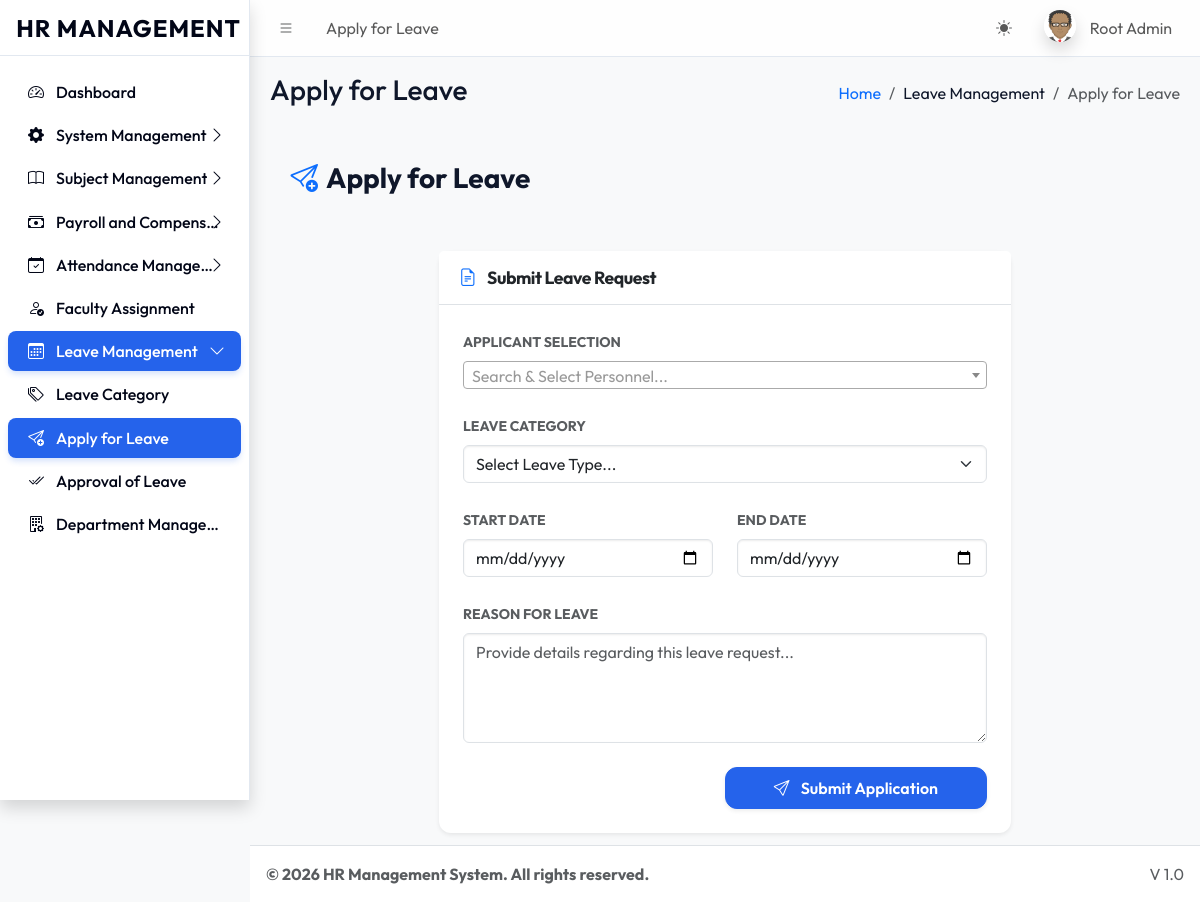
The app's page /dashboards/super_admin/apply_leave.php (signed in) with its own data.
### tables this page shows
CREATE TABLE `sys_pages` (
  `id` int(11) NOT NULL,
  `parent_id` int(11) DEFAULT 0,
  `page_name` varchar(100) NOT NULL,
  `page_url` varchar(255) DEFAULT '#',
  `icon_class` varchar(50) DEFAULT 'bi bi-circle',
  `sort_order` int(11) DEFAULT 0
);

### dashboards/super_admin/apply_leave.php (the view, shortened to what this page needs)
<?php
require_once '../../core/db.php';
$isAdmin = ($_SESSION['role'] === 'super_admin' || $_SESSION['role'] === 'clerks');
require_once '../../includes/header.php';
require_once '../../includes/sidebar.php';
?>
<link href="https://cdn.jsdelivr.net/npm/select2@4.1.0-rc.0/dist/css/select2.min.css" rel="stylesheet" />
<div class="app-content-header">
    <div class="container-fluid">
        <div class="row align-items-center py-3">
            <div class="col-sm-6">
                <h3 class="mb-0 fw-bold"><i class="bi bi-send-plus me-2 text-primary"></i><?= $pageTitle ?></h3>
            </div>
        </div>
    </div>
</div>
<div class="app-content">
    <div class="container-fluid">
        <div class="row justify-content-center">
            <div class="col-12 col-lg-8">
                <div class="card border-0 shadow-sm mt-4" style="border-radius: 12px;">
                    <div class="card-header bg-white border-bottom py-3">
                        <h5 class="card-title mb-0 fw-bold"><i class="bi bi-file-earmark-text me-2 text-primary"></i> Submit Leave Request</h5>
                    </div>
                    <div class="card-body p-4">
                        <form id="applyLeaveForm">
                            <?php if ($isAdmin): ?>
                            <div class="mb-4">
                                <label class="form-label fw-bold small text-uppercase text-muted">Applicant Selection</label>
                            </div>
                            <?php endif; ?>
                            <div class="mb-4">
                                <label class="form-label fw-bold small text-uppercase text-muted">Leave Category</label>
                                <select class="form-select" id="category_id" name="category_id" required>
                                    <option value="" disabled selected>Select Leave Type...</option>
                                </select>
                            </div>
                            <div class="row mb-4">
                                <div class="col-md-6 mb-3 mb-md-0">
                                    <label class="form-label fw-bold small text-uppercase text-muted">Start Date</label>
                                    <input type="date" class="form-control" id="start_date" name="start_date" required>
                                </div>
                                <div class="col-md-6">
                                    <label class="form-label fw-bold small text-uppercase text-muted">End Date</label>
                                    <input type="date" class="form-control" id="end_date" name="end_date" required>
                                </div>
                            </div>
                            <div class="mb-4">
                                <label class="form-label fw-bold small text-uppercase text-muted">Reason for Leave</label>
                                <textarea class="form-control" id="reason" name="reason" rows="4" placeholder="Provide details regarding this leave request..." required></textarea>
                            </div>
                            <div class="text-end">
                                <button type="button" class="btn btn-primary px-5 py-2 shadow-sm" id="submitBtn" onclick="submitApplication()">
                                    <i class="bi bi-send me-2"></i> Submit Application
                                </button>
                            </div>
                        </form>
                    </div>
                </div>
            </div>
        </div>
    </div>
</div>
<?php require_once '../../includes/footer.php'; ?>

### includes/header.php (shortened to what this page needs)
<?php
require_once __DIR__ . '/../core/session.php';
$current_url = substr($_SERVER['SCRIPT_NAME'], strlen('/universal/'));
$pageStmt = $pdo->prepare("SELECT * FROM sys_pages WHERE page_url LIKE ? LIMIT 1");
$pageStmt->execute(["%$current_url%"]);
$currentPageData = $pageStmt->fetch();
$pageTitle = $currentPageData['page_name'] ?? 'Dashboard';
$pageId = $currentPageData['id'] ?? 0;
$breadcrumbs = [];
if ($currentPageData) {
    $crumbId = $currentPageData['id'];
    while($crumbId != 0) {
        $crumbStmt = $pdo->prepare("SELECT id, parent_id, page_name, page_url FROM sys_pages WHERE id = ?");
        $crumbStmt->execute([$crumbId]);
        $crumb = $crumbStmt->fetch();
        array_unshift($breadcrumbs, $crumb);
        $crumbId = $crumb['parent_id'];
    }
}
?>
<!DOCTYPE html>
<html lang="en"> <head>
    <link rel="stylesheet" href="<?= BASE_URL ?>assets/css/bootstrap.min.css" />
    <link rel="stylesheet" href="<?= BASE_URL ?>assets/css/bootstrap-icons.css" />
    <link rel="stylesheet" href="<?= BASE_URL ?>assets/css/adminlte.min.css" />
    <link rel="stylesheet" href="<?= BASE_URL ?>assets/css/custom_theme.css" />
</head>
<body class="layout-fixed sidebar-expand-lg bg-body-tertiary">
<div class="app-wrapper">
    <nav class="app-header navbar navbar-expand bg-body">
        <div class="container-fluid">
            <ul class="navbar-nav">
                <li class="nav-item"> <a class="nav-link" data-lte-toggle="sidebar" href="#" role="button"><i class="bi bi-list"></i></a> </li>
                <li class="nav-item d-none d-md-block"> <a href="#" class="nav-link"><?= $pageTitle ?></a> </li>
            </ul>
            <ul class="navbar-nav ms-auto">
                 <li class="nav-item">
                    <button class="btn btn-link nav-link" id="theme-toggle" type="button">
                        <i class="bi bi-sun-fill" id="theme-icon"></i>
                    </button>
                </li>
                <li class="nav-item dropdown user-menu">
                    <a href="#" class="nav-link dropdown-toggle" data-bs-toggle="dropdown">
                        <img src="<?= !empty($_SESSION['avatar']) ? $_SESSION['avatar'] : BASE_URL.'assets/img/avatar.png' ?>" class="user-image rounded-circle shadow" alt="User Image">
                        <span class="d-none d-md-inline ms-1"><?= htmlspecialchars($_SESSION['name']) ?></span>
                    </a>
                </li>
            </ul>
        </div>
    </nav>
    <?php include 'sidebar.php'; ?>
    <main class="app-main">
        <div class="app-content-header">
            <div class="container-fluid">
                <div class="row">
                    <div class="col-sm-6"><h3 class="mb-0"><?= $pageTitle ?></h3></div>
                    <div class="col-sm-6">
                        <ol class="breadcrumb float-sm-end">
                            <li class="breadcrumb-item"><a href="<?= BASE_URL ?>">Home</a></li>
                            <?php foreach($breadcrumbs as $b): ?>
                                <li class="breadcrumb-item <?= ($b['id'] == $pageId) ? 'active' : '' ?>">
                                    <?= htmlspecialchars($b['page_name']) ?>
                                </li>
                            <?php endforeach; ?>
                        </ol>
                    </div>
                </div>
            </div>
        </div>
        <div class="app-content">
            <div class="container-fluid">

### includes/sidebar.php
<aside class="app-sidebar shadow">
    <div class="sidebar-brand text-center py-4">
        <a href="<?= BASE_URL ?>index.php" class="brand-link text-decoration-none">
            <span class="brand-text fw-bold fs-4 text-primary" style="letter-spacing: 1px;">HR MANAGEMENT</span>
        </a>
    </div>
    <div class="sidebar-wrapper">
        <nav class="mt-2">
            <ul class="nav sidebar-menu flex-column" data-lte-toggle="treeview" role="menu" data-accordion="false">
                <?php
                function renderMenu($pdo, $parentId = 0, $userRole, $currentPath)
                {
                    $sql = "
                        SELECT p.* FROM sys_pages p
                        JOIN role_access ra ON p.id = ra.page_id
                        WHERE p.parent_id = ? AND ra.role_key = ?
                        ORDER BY p.sort_order ASC
                    ";
                    $stmt = $pdo->prepare($sql);
                    $stmt->execute([$parentId, $userRole]);
                    $items = $stmt->fetchAll();
                    foreach ($items as $item) {
                        $itemUrl = str_replace('\\', '/', $item['page_url']);
                        $childSql = "
                            SELECT p.* FROM sys_pages p
                            JOIN role_access ra ON p.id = ra.page_id
                            WHERE p.parent_id = ? AND ra.role_key = ?
                            ORDER BY p.sort_order ASC
                        ";
                        $childStmt = $pdo->prepare($childSql);
                        $childStmt->execute([$item['id'], $userRole]);
                        $children = $childStmt->fetchAll();
                        $hasChildren = count($children) > 0;
                        $isActive = ($currentPath === $itemUrl && $itemUrl !== '#');
                        $isExpanded = false;
                        if ($hasChildren) {
                            foreach ($children as $child) {
                                if ($currentPath === str_replace('\\', '/', $child['page_url'])) {
                                    $isExpanded = true;
                                    break;
                                }
                            }
                        }
                        $itemClass = "nav-item";
                        if ($hasChildren && $isExpanded) $itemClass .= " menu-open";
                        $linkClass = "nav-link";
                        if ($isActive || ($hasChildren && $isExpanded)) $linkClass .= " active";
                        echo '<li class="' . $itemClass . '">';
                        echo '<a href="' . ($hasChildren ? '#' : BASE_URL . $itemUrl) . '" class="' . $linkClass . '">';
                        echo '<i class="nav-icon ' . ($item['icon_class'] ?: 'bi bi-circle') . '"></i>';
                        echo '<p>' . htmlspecialchars($item['page_name']);
                        if ($hasChildren) {
                            echo '<i class="nav-arrow bi bi-chevron-right"></i>';
                        }
                        echo '</p></a>';
                        if ($hasChildren) {
                            echo '<ul class="nav nav-treeview">';
                            foreach ($children as $child) {
                                $childUrl = str_replace('\\', '/', $child['page_url']);
                                $isChildActive = ($currentPath === $childUrl);
                                echo '<li class="nav-item">';
                                echo '<a href="' . BASE_URL . $childUrl . '" class="nav-link ' . ($isChildActive ? 'active' : '') . '">';
                                echo '<i class="nav-icon ' . ($child['icon_class'] ?: 'bi bi-circle') . '"></i>';
                                echo '<p>' . htmlspecialchars($child['page_name']) . '</p>';
                                echo '</a></li>';
                            }
                            echo '</ul>';
                        }
                        echo '</li>';
                    }
                }
                $currentPath = str_replace('\\', '/', substr($_SERVER['SCRIPT_NAME'], strlen('/universal/')));
                renderMenu($pdo, 0, $_SESSION['role'], $currentPath);
                ?>
            </ul>
        </nav>
    </div>
</aside>

### assets/css/custom_theme.css (style rules this page uses)
:root { --primary-cobalt: #2563eb; --primary-cobalt-dark: #1d4ed8; --slate-50: #f8fafc; --slate-100: #f1f5f9; --slate-200: #e2e8f0; --slate-500: #64748b; --slate-800: #1e293b; --slate-900: #0f172a; --slate-950: #020617; }
body { font-family: var(--theme-font, 'Outfit', sans-serif); background-color: var(--slate-50); color: var(--slate-900); -webkit-font-smoothing: antialiased; }
.app-sidebar { background-color: var(--theme-sidebar-bg, #ffffff) !important; background-image: none !important; border-right: 1px solid var(--theme-card-border, #e2e8f0) !important; }
.sidebar-brand { border-bottom: 1px solid var(--theme-card-border, #e2e8f0) !important; }
.app-sidebar .brand-text, .app-sidebar .nav-link, .app-sidebar .nav-icon, .app-sidebar .nav-arrow { color: var(--theme-sidebar-accent, #020617) !important; font-weight: 500; }
.sidebar-menu .nav-link.active { background-color: var(--theme-primary-color, #2563eb) !important; color: #ffffff !important; box-shadow: 0 4px 6px -1px rgba(37, 99, 235, 0.2); border-radius: 0.5rem; }
.sidebar-menu .nav-link.active .nav-icon, .sidebar-menu .nav-link.active .nav-arrow { color: #ffffff !important; }
.app-header { background-color: var(--theme-navbar-bg, #ffffff) !important; border-bottom: 1px solid var(--theme-card-border, #e2e8f0) !important; backdrop-filter: blur(8px); background-color: rgba(255, 255, 255, 0.8) !important; }
.card { border: 1px solid var(--theme-card-border, #e2e8f0); border-radius: 1rem; box-shadow: 0 1px 3px 0 rgba(0, 0, 0, 0.05); background-color: #ffffff; }
.card-header { background-color: transparent; border-bottom: 1px solid var(--theme-card-border, #e2e8f0); padding: 1.25rem; }
.card-title { font-weight: 700; letter-spacing: -0.025em; }
.btn-primary { background-color: var(--theme-primary-color, #2563eb); border-color: var(--theme-primary-color, #2563eb); padding: 0.625rem 1.25rem; font-weight: 600; border-radius: 0.75rem; box-shadow: 0 1px 2px 0 rgba(0, 0, 0, 0.05); }

### records on screen
sys_pages: page_name "Apply for Leave"
sys_pages: page_name "Dashboard"
sys_pages: page_name "System Management"
sys_pages: page_name "Subject Management"
sys_pages: page_name "Payroll and Compens…"
sys_pages: page_name "Attendance Manage…"
sys_pages: page_name "Faculty Assignment"
sys_pages: page_name "Leave Management"
sys_pages: page_name "Leave Category"
sys_pages: page_name "Approval of Leave"
sys_pages: page_name "Department Manage…"

### other values on screen
$_SESSION['name'] "Root Admin"
$settings['footer_text'] "© 2026 HR Management System. All rights reserved."
